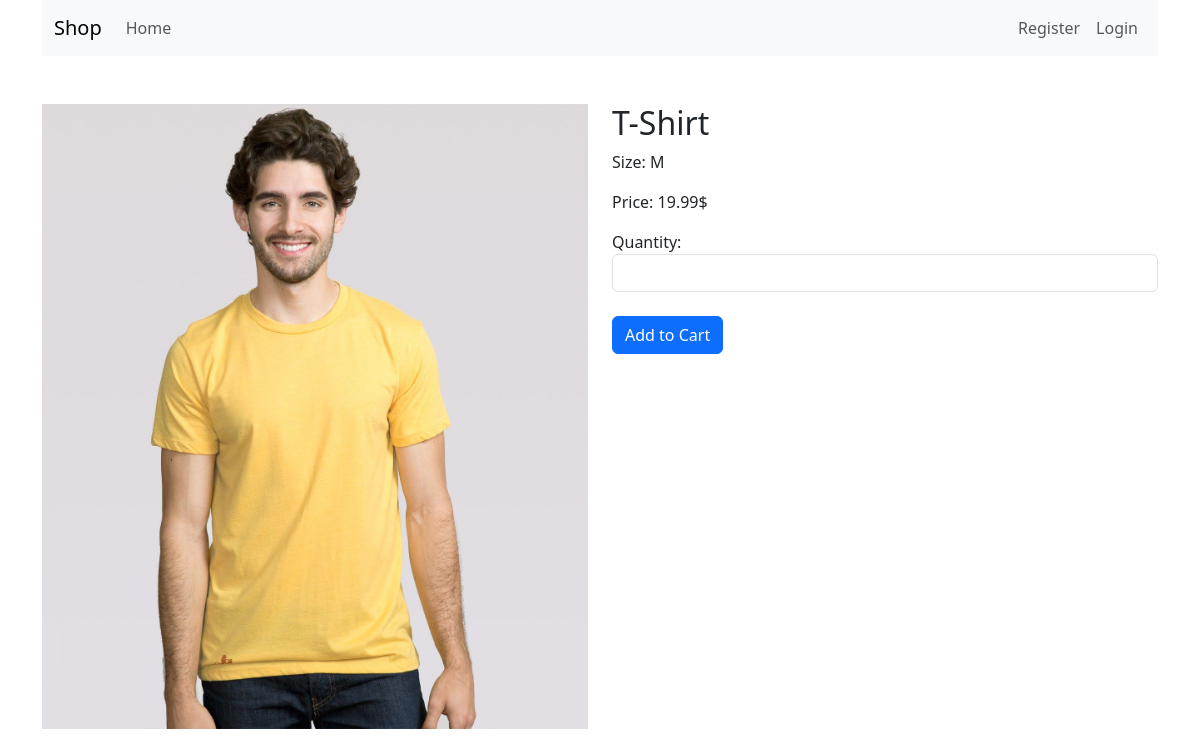
Screenshot of /product.php?product_id=15 with the database file from the repository.
### tables this page shows
CREATE TABLE `products` (
  `product_id` int(11) NOT NULL,
  `name` varchar(255) NOT NULL,
  `price` varchar(255) NOT NULL,
  `size` varchar(255) NOT NULL,
  `image` varchar(255) NOT NULL,
  `created_at` datetime NOT NULL DEFAULT current_timestamp()
);

### app/config/Database.php (called while the page is built, shortened)
<?php
class Database{
    public function __construct()
    {
        $this->conn = mysqli_connect("localhost", "root", "", "shop");
    }
}

### app/classes/Product.php (called while the page is built, shortened)
<?php
Class Product extends Database{
    public function read($product_id){
        $sql = "SELECT * FROM products WHERE product_id = ?";
        $stmt = $this->conn->prepare($sql);
        $stmt -> bind_param("i", $product_id);
        $stmt -> execute();
        $result = $stmt -> get_result();
        return $result -> fetch_assoc();
    }
}

### product.php (the view, shortened to what this page needs)
<?php
require_once 'inc/header.php';
require_once 'app/classes/Product.php';
$product = new Product();
$product = $product -> read($_GET['product_id']);
?>
<div class="row">
    <div class="col-lg-6">
        <img class="img-fluid" src="images/<?=$product['image'] ?>" alt="<?=$product['name'] ?>">
    </div>
    <div class="col-lg-6">
        <h2><?=$product['name']; ?></h2>
        <p>Size: <?=$product['size']; ?></p>
        <p>Price: <?=$product['price']; ?>$</p>
        <form action="" method="POST">
            Quantity:
            <input type="number" min = 1 max = 5 name="quantity" class="form-control"><br>
            <button type="submit" class="btn btn-primary">Add to Cart</button>
        </form>
    </div>
</div>
<?php require_once 'inc/footer.php';

### rows the page displays
products: image (picture), name "T-Shirt", size "M", price "19.99"
